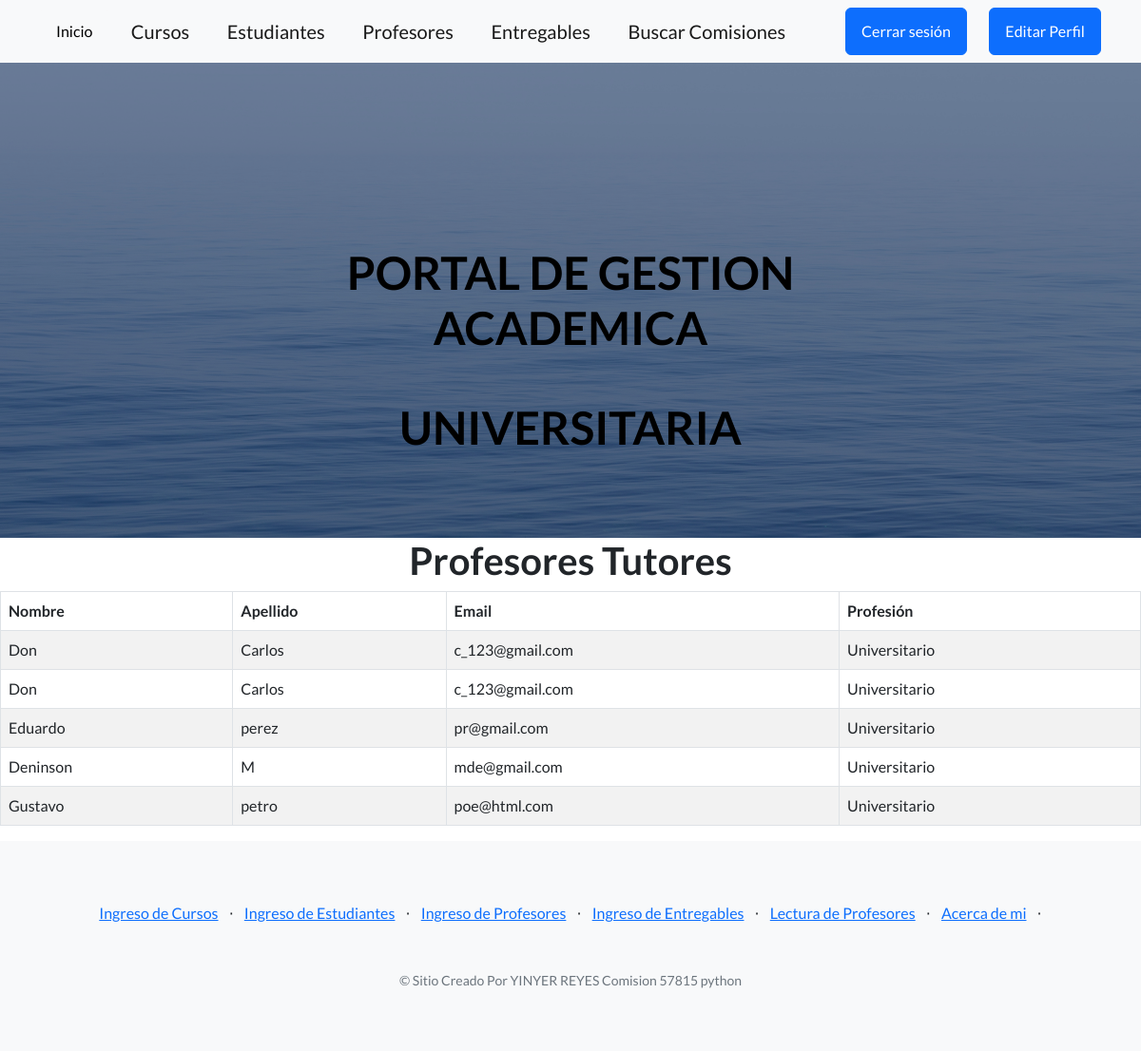
Before: /appcoder/vista_profesores/ (signed in) with the older database file.
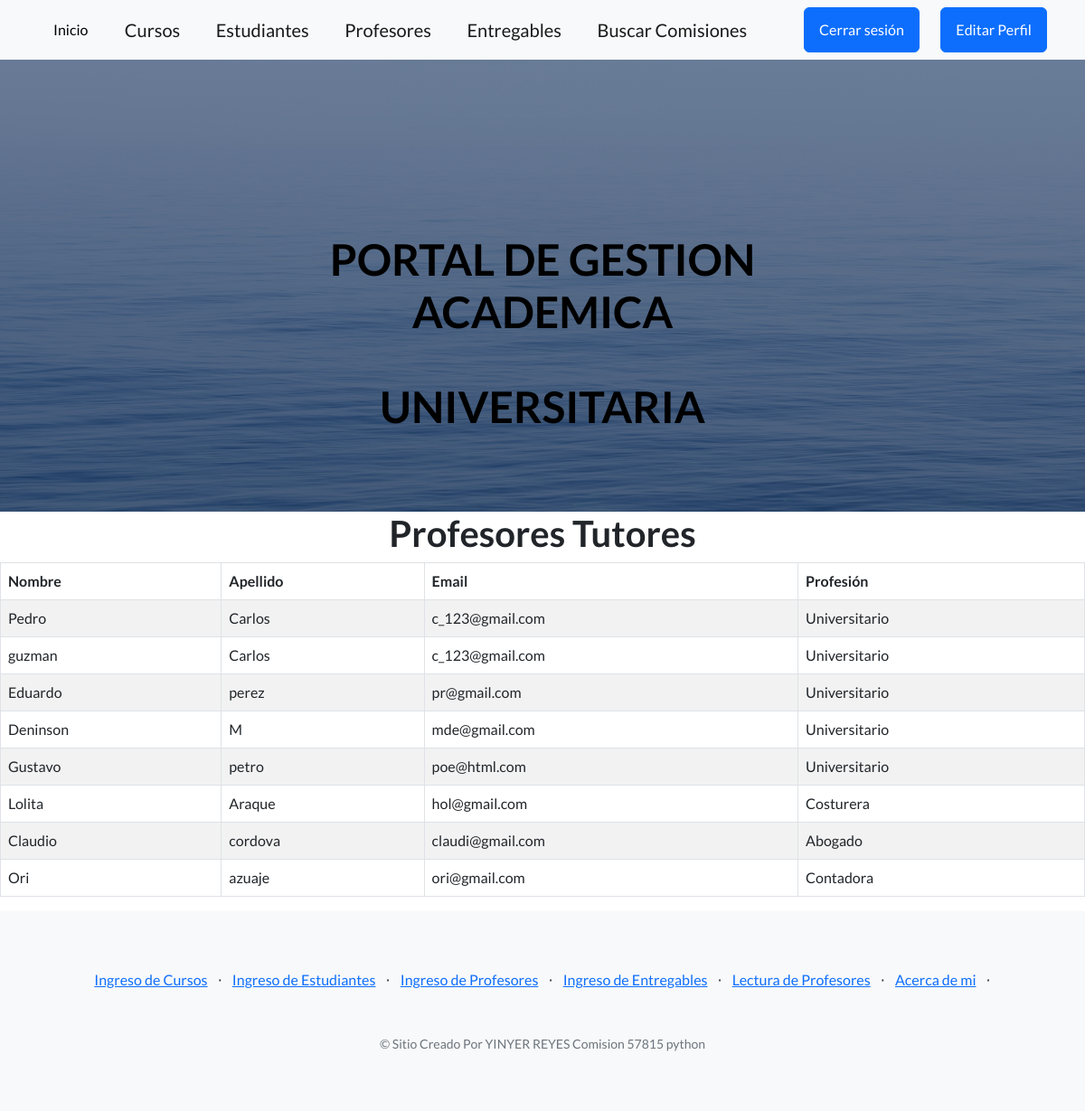
After: the same page with the newer database file.
### appcoder/models.py (models this page shows, shortened)
class Profesor(models.Model):
    nombre = models.CharField(max_length=40)
    apellido = models.CharField(max_length=40)
    email = models.EmailField()
    profesion = models.CharField(max_length=40)

### appcoder/views.py (the view)
# urls.py: path("vista_profesores/", views.profesores, name="profesores"),
@login_required
def profesores(request):
    profesores = Profesor.objects.all()
    return render(request, "appcoder/profesores.html", {"profesores":profesores})

### appcoder/templates/appcoder/profesores.html (shortened to what this page needs)
{% extends "appcoder/base.html"%}
{% block contenidoQueCambia %}
<head>
</head>
<body>
    <h1>Profesores Tutores </h1>
</body>
</html>
<div class="table-responsive">
    <table class="table table-striped table-bordered">
        <thead class="thead-dark">
            <tr>
                <th>Nombre</th>
                <th>Apellido</th>
                <th>Email</th>
                <th>Profesión</th>
            </tr>
        </thead>
        <tbody>
            {% for profesor in profesores %}
            <tr>
                <td>{{ profesor.nombre }}</td>
                <td>{{ profesor.apellido }}</td>
                <td>{{ profesor.email }}</td>
                <td>{{ profesor.profesion }}</td>
            </tr>
            {% endfor %}
        </tbody>
    </table>
</div>
{% endblock  %}

Changed rows visible on the page:
changed Profesor: nombre "Don" → "Pedro"
changed Profesor: nombre "Don" → "guzman"
added Profesor: nombre "Lolita", apellido "Araque", email "hol@gmail.com", profesion "Costurera"
added Profesor: nombre "Claudio", apellido "cordova", email "claudi@gmail.com", profesion "Abogado"
added Profesor: nombre "Ori", apellido "azuaje", email "ori@gmail.com", profesion "Contadora"
